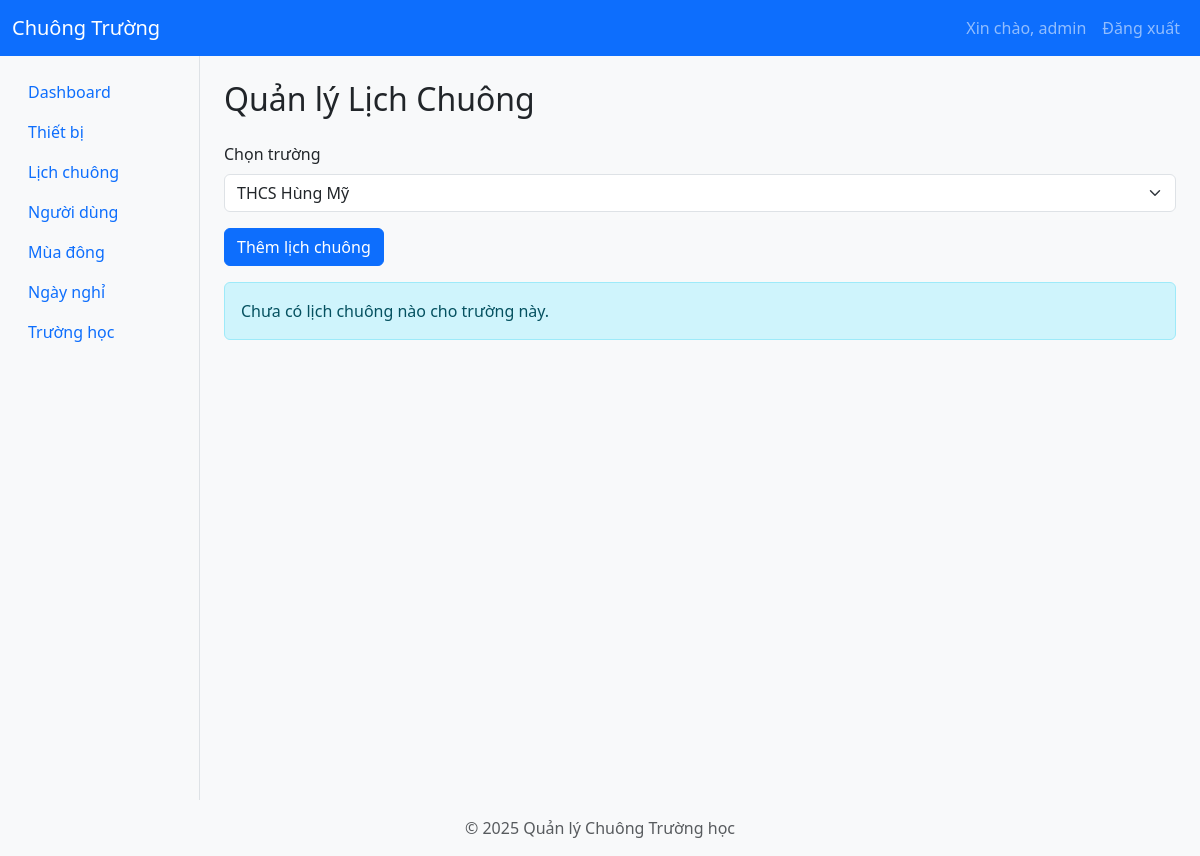
/schedules?school_id=3 (signed in), run on an earlier commit of the app's database.
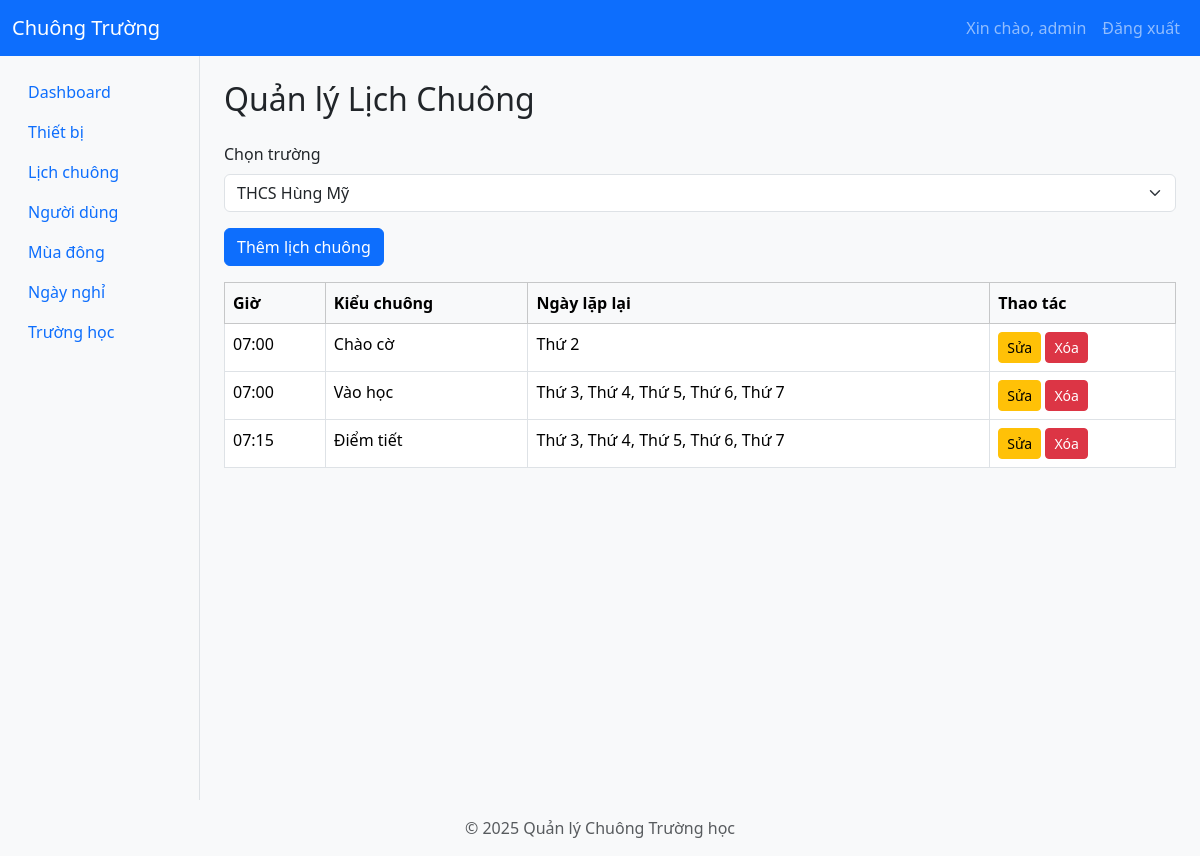
And on a later commit of the database.
### app/models/schedule.py (models this page shows, shortened)
class Schedule(db.Model):
    id = db.Column(db.Integer, primary_key=True)
    school_id = db.Column(db.Integer, db.ForeignKey('schools.id'), nullable=False)  # Corrected table name for foreign key
    profile_id = db.Column(db.Integer, db.ForeignKey('bell_profiles.id'), nullable=True)
    time_point = db.Column(db.Time, nullable=False)  # Điểm thời gian duy nhất thay vì start/end
    day_of_week = db.Column(db.Integer, nullable=False)  # 0 = Thứ Hai, ..., 6 = Chủ Nhật
    bell_type = db.Column(db.String(50), nullable=False)  # Loại chuông (ví dụ: "vào học", "điểm tiết", "ra chơi", "ra về")
    is_summer = db.Column(db.Boolean, default=False)
    school = db.relationship('School', back_populates='schedules')
    profile = db.relationship('BellProfile', back_populates='schedules')

### app/routes/schedule_routes.py (the view, shortened to what this page needs)
@schedule_bp.route('/schedules', methods=['GET'])
@login_required
@school_specific_access
def schedules_page():
    user = session.get('user')
    logging.debug(f"User session data: {user}")
    if not user:
        flash('Không tìm thấy thông tin người dùng!', 'danger')
        return redirect(url_for('auth.login'))
    if user.get('role') == 'admin':
        school_id = request.args.get('school_id')
        logging.debug(f"Admin accessing schedules with school_id: {school_id}")
        schools = School.query.all()
        schedules = []
        if school_id:
            schedules = Schedule.query.filter_by(school_id=school_id).all()
            schedules = sorted(schedules, key=lambda schedule: schedule.time_point)
        return render_template('schedules_admin.html', schedules=schedules, schools=schools, selected_school_id=int(school_id) if school_id else None)
    else:
        logging.warning(f"Unauthorized access attempt by user: {user}")
        flash('Bạn không có quyền truy cập!', 'danger')
        return redirect(url_for('index'))

### app/__init__.py (called while the page is built)
def create_app():
    app = Flask(__name__)
    app.config.from_object('app.config.Config')
    db.init_app(app)
    jwt.init_app(app)
    migrate.init_app(app, db)  # Bind Flask-Migrate to the app and db
    login_manager.init_app(app)  # Initialize Flask-Login
    login_manager.login_view = 'auth.login'  # Set the login view
    @app.context_processor
    def inject_user():
        from flask_login import current_user
        return dict(current_user=current_user)
    from app.utils.jwt_patch import apply_jwt_patch
    apply_jwt_patch()
    from app.routes import register_routes
    register_routes(app)
    def get_day_name(index):
        days = ['Thứ 2', 'Thứ 3', 'Thứ 4', 'Thứ 5', 'Thứ 6', 'Thứ 7', 'Chủ Nhật']
        return days[index]
    app.jinja_env.filters['get_day_name'] = get_day_name
    return app

### app/templates/schedules_admin.html (shortened to what this page needs)
{% extends 'layout.html' %}
{% block content %}
<h2 class="mb-4">Quản lý Lịch Chuông</h2>
<div class="mb-3">
    <label for="schoolSelect" class="form-label">Chọn trường</label>
    <select class="form-select" id="schoolSelect" onchange="location = this.value;">
        {% for school in schools %}
        <option value="/schedules?school_id={{ school.id }}" {% if school.id == selected_school_id %}selected{% endif %}>
            {{ school.name }}
        </option>
        {% endfor %}
    </select>
</div>
<div class="d-flex justify-content-between mb-3">
    <button class="btn btn-primary" data-bs-toggle="modal" data-bs-target="#addScheduleModal">Thêm lịch chuông</button>
</div>
                {% set days = ['Thứ 2', 'Thứ 3', 'Thứ 4', 'Thứ 5', 'Thứ 6', 'Thứ 7', 'Chủ Nhật'] %}
{% if schedules %}
<table class="table table-bordered table-hover">
    <thead class="table-light">
        <tr>
            <th>Giờ</th>
            <th>Kiểu chuông</th>
            <th>Ngày lặp lại</th>
            <th>Thao tác</th>
        </tr>
    </thead>
    <tbody>
        {% set days = ['Thứ 2', 'Thứ 3', 'Thứ 4', 'Thứ 5', 'Thứ 6', 'Thứ 7', 'Chủ Nhật'] %}
        {% for key, group in schedules|groupby(attribute='time_point') %}
        {% for bell_type, items in group|groupby(attribute='bell_type') %}
        <tr>
            <td>{{ key.strftime('%H:%M') }}</td>
            <td>{{ bell_type }}</td>
            <td>
                {% for schedule in items %}
                {{ days[schedule.day_of_week] }}{% if not loop.last %}, {% endif %}
                {% endfor %}
            </td>
            <td>
                <a href="/schedules/edit/{{ items[0].id }}" class="btn btn-sm btn-warning">Sửa</a>
                <a href="/schedules/delete/{{ items[0].id }}?school_id={{ selected_school_id }}" class="btn btn-sm btn-danger" onclick="return confirm('Bạn có chắc muốn xóa?')">Xóa</a>
            </td>
        </tr>
        {% endfor %}
        {% endfor %}
    </tbody>
</table>
{% else %}
<div class="alert alert-info">Chưa có lịch chuông nào cho trường này.</div>
{% endif %}
{% endblock %}

### app/templates/layout.html (shortened to what this page needs)
<!DOCTYPE html>
<html lang="vi">
<head>
    <link href="https://cdn.jsdelivr.net/npm/bootstrap@5.3.2/dist/css/bootstrap.min.css" rel="stylesheet">
    <link rel="stylesheet" href="{{ url_for('static', filename='css/style.css') }}">
</head>
<body>
    <nav class="navbar navbar-expand-lg navbar-dark bg-primary">
        <div class="container-fluid">
            <a class="navbar-brand" href="/">Chuông Trường</a>
            <div class="collapse navbar-collapse" id="navbarNav">
                <ul class="navbar-nav ms-auto">
                    {% if session.get('user') %}
                    <li class="nav-item">
                        <a class="nav-link" href="/profile">Xin chào, {{ session['user']['username'] }}</a>
                    </li>
                    <li class="nav-item">
                        <a class="nav-link" href="/logout">Đăng xuất</a>
                    </li>
                    {% else %}
                    <li class="nav-item">
                        <a class="nav-link" href="/login">Đăng nhập</a>
                    </li>
                    {% endif %}
                </ul>
            </div>
        </div>
    </nav>
    <div class="container-fluid">
        <div class="row">
            <nav class="col-md-2 d-none d-md-block bg-light sidebar">
                <div class="position-sticky pt-3">
                    <ul class="nav flex-column">
                        {% if session.get('user') %}
                            {% set role = session['user'].get('role') %}
                            {% if role == 'admin' %}
                                <li class="nav-item"><a class="nav-link" href="/">Dashboard</a></li>
                                <li class="nav-item"><a class="nav-link" href="/devices">Thiết bị</a></li>
                                <li class="nav-item"><a class="nav-link" href="/schedules">Lịch chuông</a></li>
                                <li class="nav-item"><a class="nav-link" href="/users">Người dùng</a></li>
                                <li class="nav-item"><a class="nav-link" href="/seasons">Mùa đông</a></li>
                                <li class="nav-item"><a class="nav-link" href="/holidays">Ngày nghỉ</a></li>
                                <li class="nav-item"><a class="nav-link" href="/schools">Trường học</a></li>
                            {% elif role == 'school_admin' %}
                                <li class="nav-item"><a class="nav-link" href="/schedules">Lịch chuông</a></li>
                            {% elif role == 'school_user' %}
                                <li class="nav-item"><a class="nav-link" href="/schedules">Xem lịch chuông</a></li>
                            {% endif %}
                        {% endif %}
                    </ul>
                </div>
            </nav>
            <main class="col-md-9 ms-sm-auto col-lg-10 px-md-4 py-4">
                {% block content %}{% endblock %}
            </main>
        </div>
    </div>
    <footer class="footer mt-auto py-3 bg-light">
        <div class="container text-center">
            <span class="text-muted">&copy; 2025 Quản lý Chuông Trường học</span>
        </div>
    </footer>
</body>
</html>

### app/static/css/style.css (style rules this page uses)
body { background-color: #f8f9fa; }
.sidebar { min-height: 100vh; border-right: 1px solid #dee2e6; }
.footer { position: fixed; bottom: 0; width: 100%; }

What changed in the data, as far as the page shows it:
added Schedule: strftime "07:00", bell_type "Chào cờ", day_of_week "Thứ 2"
added Schedule: bell_type "Vào học", day_of_week "Thứ 3"
added Schedule: day_of_week "Thứ 4", shown under "07:00"
added Schedule: day_of_week "Thứ 5", shown under "07:00"
added Schedule: day_of_week "Thứ 6", shown under "07:00"
added Schedule: day_of_week "Thứ 7", shown under "07:00"
added Schedule: strftime "07:15", bell_type "Điểm tiết", day_of_week "Thứ 3"
added Schedule: day_of_week "Thứ 4", shown under "07:15"
added Schedule: day_of_week "Thứ 5", shown under "07:15"
added Schedule: day_of_week "Thứ 6", shown under "07:15"
added Schedule: day_of_week "Thứ 7", shown under "07:15"
Also different on the page:
text no longer shown: "Chưa có lịch chuông nào cho trường này."
text now shown: "Giờ Kiểu chuông Ngày lặp lại Thao tác"
